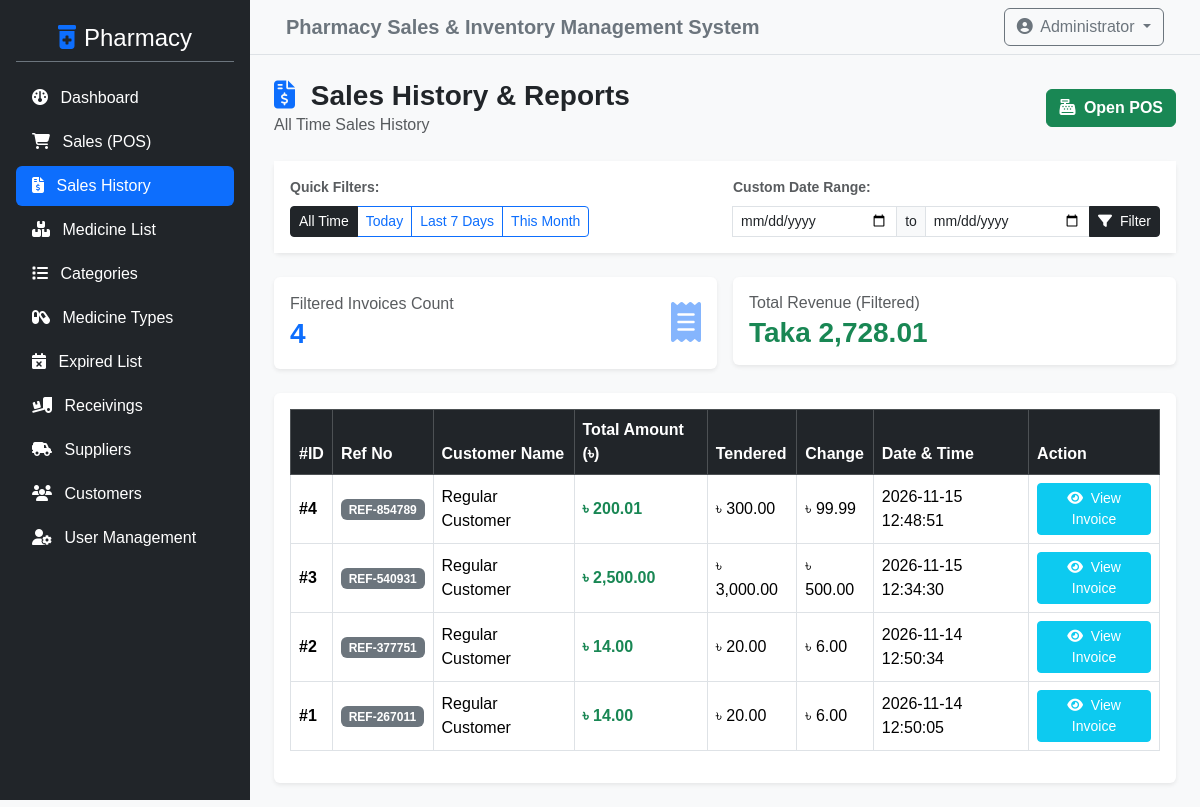
/admin/sales.php (signed in), run on an earlier commit of the app's database.
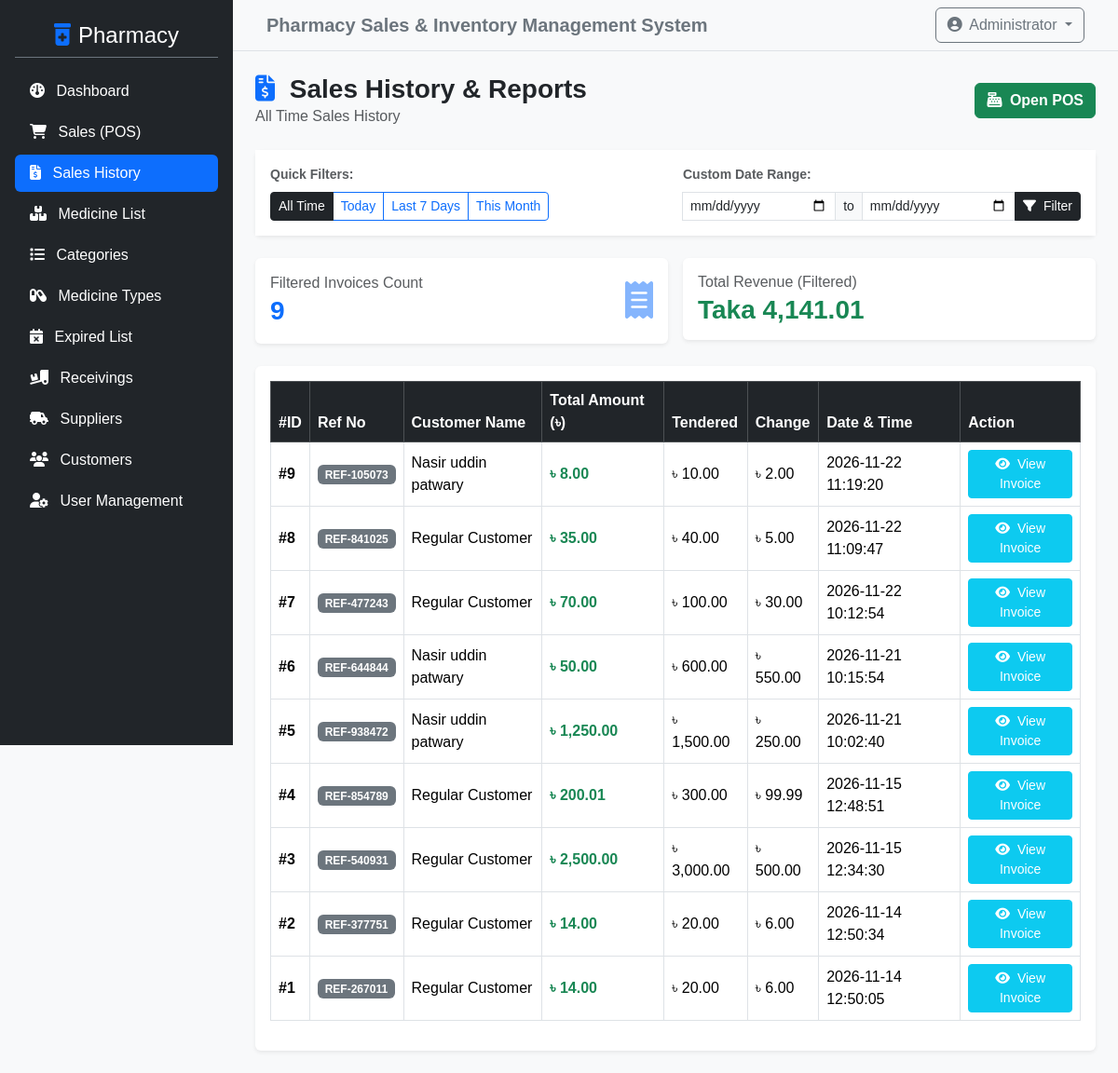
And on a later commit of the database.
### tables this page shows
CREATE TABLE `sales_list` (
  `id` int NOT NULL,
  `ref_no` varchar(100) DEFAULT NULL,
  `customer_id` int NOT NULL DEFAULT '0',
  `total_amount` double NOT NULL,
  `amount_tendered` double NOT NULL,
  `amount_change` double NOT NULL,
  `date_updated` datetime NOT NULL DEFAULT CURRENT_TIMESTAMP ON UPDATE CURRENT_TIMESTAMP,
  `date_created` datetime DEFAULT CURRENT_TIMESTAMP
);

CREATE TABLE `customer_list` (
  `id` int NOT NULL,
  `name` text NOT NULL,
  `contact` varchar(30) NOT NULL,
  `address` text NOT NULL,
  `phone` varchar(50) DEFAULT NULL
);

### admin/sales.php (the view, shortened to what this page needs)
<?php
include '../config/db_connect.php';
$filter = $_GET['filter'] ?? 'all';
$start_date = $_GET['start_date'] ?? '';
$end_date = $_GET['end_date'] ?? '';
$where_sql = "1=1";
$report_title = "All Time Sales History";
$sql = "SELECT s.*, c.name as customer_name, c.phone as customer_phone
        FROM sales_list s
        LEFT JOIN customer_list c ON s.customer_id = c.id
        WHERE $where_sql
        ORDER BY s.id DESC";
$result = $conn->query($sql);
$total_sales_count = $result ? $result->num_rows : 0;
$rev_sql = "SELECT SUM(s.total_amount) as total_rev FROM sales_list s WHERE $where_sql";
$rev_res = $conn->query($rev_sql);
$filtered_revenue = ($rev_res) ? $rev_res->fetch_assoc()['total_rev'] ?? 0 : 0;
?>
<?php include '../includes/header.php'; ?>
<div class="d-flex">
    <?php include '../includes/sidebar.php'; ?>
    <div class="w-100 bg-light min-vh-100">
        <?php include '../includes/topbar.php'; ?>
        <div class="container-fluid p-4">
            <div class="d-flex justify-content-between align-items-center mb-4">
                <div>
                    <h3 class="fw-bold mb-0"><i class="fa-solid fa-file-invoice-dollar me-2 text-primary"></i> Sales History & Reports</h3>
                    <p class="text-muted mb-0"><?php echo $report_title; ?></p>
                </div>
                <a href="pos.php" class="btn btn-success fw-bold"><i class="fa-solid fa-cash-register me-1"></i> Open POS</a>
            </div>
            <div class="card shadow-sm border-0 mb-4">
                <div class="card-body bg-white">
                    <form method="GET" action="" class="row g-3 align-items-center">
                        <div class="col-lg-6">
                            <label class="form-label fw-bold text-muted small d-block">Quick Filters:</label>
                            <div class="btn-group" role="group">
                                <a href="sales.php?filter=all" class="btn btn-outline-dark btn-sm <?php echo ($filter == 'all') ? 'active' : ''; ?>">All Time</a>
                                <a href="sales.php?filter=today" class="btn btn-outline-primary btn-sm <?php echo ($filter == 'today') ? 'active' : ''; ?>">Today</a>
                                <a href="sales.php?filter=7days" class="btn btn-outline-primary btn-sm <?php echo ($filter == '7days') ? 'active' : ''; ?>">Last 7 Days</a>
                                <a href="sales.php?filter=month" class="btn btn-outline-primary btn-sm <?php echo ($filter == 'month') ? 'active' : ''; ?>">This Month</a>
                            </div>
                        </div>
                        <div class="col-lg-6">
                            <label class="form-label fw-bold text-muted small d-block">Custom Date Range:</label>
                            <div class="input-group input-group-sm">
                                <input type="date" name="start_date" class="form-control" value="<?php echo htmlspecialchars($start_date); ?>" required>
                                <span class="input-group-text bg-light">to</span>
                                <input type="date" name="end_date" class="form-control" value="<?php echo htmlspecialchars($end_date); ?>" required>
                                <button type="submit" class="btn btn-dark"><i class="fa-solid fa-filter me-1"></i> Filter</button>
                            </div>
                        </div>
                    </form>
                </div>
            </div>
            <div class="row g-3 mb-4">
                <div class="col-md-6">
                    <div class="card shadow-sm border-0 bg-white p-3">
                        <div class="d-flex justify-content-between align-items-center">
                            <div>
                                <h6 class="text-muted mb-1">Filtered Invoices Count</h6>
                                <h3 class="fw-bold text-primary mb-0"><?php echo number_format($total_sales_count); ?></h3>
                            </div>
                            <div class="fs-1 text-primary opacity-50"><i class="fa-solid fa-receipt"></i></div>
                        </div>
                    </div>
                </div>
                <div class="col-md-6">
                    <div class="card shadow-sm border-0 bg-white p-3">
                        <div class="d-flex justify-content-between align-items-center">
                            <div>
                                <h6 class="text-muted mb-1">Total Revenue (Filtered)</h6>
                                <h3 class="fw-bold text-success mb-0">Taka <?php echo number_format($filtered_revenue, 2); ?></h3>
                            </div>
                        </div>
                    </div>
                </div>
            </div>
            <div class="card shadow-sm border-0">
                <div class="card-body">
                    <div class="table-responsive">
                        <table class="table table-bordered table-hover align-middle">
                            <thead class="table-dark">
                                <tr>
                                    <th>#ID</th>
                                    <th>Ref No</th>
                                    <th>Customer Name</th>
                                    <th>Total Amount (৳)</th>
                                    <th>Tendered</th>
                                    <th>Change</th>
                                    <th>Date & Time</th>
                                    <th>Action</th>
                                </tr>
                            </thead>
                            <tbody>
                                <?php if ($result && $result->num_rows > 0): ?>
                                    <?php while ($row = $result->fetch_assoc()): ?>
                                        <tr>
                                            <td class="fw-bold">#<?php echo $row['id']; ?></td>
                                            <td><span class="badge bg-secondary"><?php echo htmlspecialchars($row['ref_no'] ?? 'N/A'); ?></span></td>
                                            <td><?php echo htmlspecialchars($row['customer_name'] ?? 'Walk-in Customer'); ?></td>
                                            <td class="fw-bold text-success">৳ <?php echo number_format($row['total_amount'], 2); ?></td>
                                            <td>৳ <?php echo number_format($row['amount_tendered'], 2); ?></td>
                                            <td>৳ <?php echo number_format($row['amount_change'], 2); ?></td>
                                            <td><?php echo htmlspecialchars($row['date_created']); ?></td>
                                            <td>
                                                <a href="view_sale.php?id=<?php echo $row['id']; ?>" class="btn btn-sm btn-info text-white"><i class="fa-solid fa-eye me-1"></i> View Invoice</a>
                                            </td>
                                        </tr>
                                    <?php endwhile; ?>
                                <?php else: ?>
                                    <tr>
                                        <td colspan="8" class="text-center text-muted py-4">No sales records found for the selected range.</td>
                                    </tr>
                                <?php endif; ?>
                            </tbody>
                        </table>
                    </div>
                </div>
            </div>
        </div>
    </div>
</div>
<?php include '../includes/footer.php'; ?>

### includes/header.php (shortened to what this page needs)
<!DOCTYPE html>
<html lang="en">
<head>
    <link href="https://cdn.jsdelivr.net/npm/bootstrap@5.3.2/dist/css/bootstrap.min.css" rel="stylesheet">
    <link rel="stylesheet" href="https://cdnjs.cloudflare.com/ajax/libs/font-awesome/6.4.2/css/all.min.css">
    <link rel="stylesheet" href="../assets/css/style.css">
</head>
<body>

### includes/sidebar.php
<?php
$current_page = basename($_SERVER['PHP_SELF']);
$user_role = intval($_SESSION['user_type'] ?? 1);
?>
<div class="bg-dark text-white p-3 sidebar position-fixed top-0 start-0 vh-100 overflow-y-auto" style="width: 250px; z-index: 1000;">
    <h4 class="text-center py-2 border-bottom border-secondary mb-3">
        <i class="fa-solid fa-prescription-bottle-medical text-primary me-2"></i>Pharmacy
    </h4>
    <ul class="nav nav-pills flex-column">
        <li class="nav-item mb-1">
            <a href="dashboard.php" class="nav-link text-white <?php echo ($current_page == 'dashboard.php') ? 'active bg-primary' : ''; ?>">
                <i class="fa-solid fa-gauge me-2"></i> Dashboard
            </a>
        </li>
        <li class="nav-item mb-1">
            <a href="pos.php" class="nav-link text-white <?php echo ($current_page == 'pos.php') ? 'active bg-primary' : ''; ?>">
                <i class="fa-solid fa-cart-shopping me-2"></i> Sales (POS)
            </a>
        </li>
        <li class="nav-item mb-1">
            <a href="sales.php" class="nav-link text-white <?php echo in_array($current_page, ['sales.php', 'view_sale.php']) ? 'active bg-primary' : ''; ?>">
                <i class="fa-solid fa-file-invoice-dollar me-2"></i> Sales History
            </a>
        </li>
        <?php if (in_array($user_role, [1, 3])): ?>
            <li class="nav-item mb-1">
                <a href="medicines.php" class="nav-link text-white <?php echo in_array($current_page, ['medicines.php', 'add_medicine.php', 'edit_medicine.php']) ? 'active bg-primary' : ''; ?>">
                    <i class="fa-solid fa-boxes-stacked me-2"></i> Medicine List
                </a>
            </li>
            <li class="nav-item mb-1">
                <a href="categories.php" class="nav-link text-white <?php echo ($current_page == 'categories.php') ? 'active bg-primary' : ''; ?>">
                    <i class="fa-solid fa-list me-2"></i> Categories
                </a>
            </li>
            <li class="nav-item mb-1">
                <a href="medicine_types.php" class="nav-link text-white <?php echo ($current_page == 'medicine_types.php') ? 'active bg-primary' : ''; ?>">
                    <i class="fa-solid fa-capsules me-2"></i> Medicine Types
                </a>
            </li>
            <li class="nav-item mb-1">
                <a href="expired_list.php" class="nav-link text-white <?php echo ($current_page == 'expired_list.php') ? 'active bg-primary' : ''; ?>">
                    <i class="fa-solid fa-calendar-xmark me-2"></i> Expired List
                </a>
            </li>
        <?php endif; ?>
        <?php if ($user_role == 1): ?>
            <li class="nav-item mb-1">
                <a href="receivings.php" class="nav-link text-white <?php echo in_array($current_page, ['receivings.php', 'add_receiving.php', 'view_receiving.php']) ? 'active bg-primary' : ''; ?>">
                    <i class="fa-solid fa-truck-ramp-box me-2"></i> Receivings
                </a>
            </li>
            <li class="nav-item mb-1">
                <a href="suppliers.php" class="nav-link text-white <?php echo ($current_page == 'suppliers.php') ? 'active bg-primary' : ''; ?>">
                    <i class="fa-solid fa-truck-field me-2"></i> Suppliers
                </a>
            </li>
            <li class="nav-item mb-1">
                <a href="customers.php" class="nav-link text-white <?php echo ($current_page == 'customers.php') ? 'active bg-primary' : ''; ?>">
                    <i class="fa-solid fa-users me-2"></i> Customers
                </a>
            </li>
            <li class="nav-item mb-1">
                <a href="users.php" class="nav-link text-white <?php echo ($current_page == 'users.php') ? 'active bg-primary' : ''; ?>">
                    <i class="fa-solid fa-user-gear me-2"></i> User Management
                </a>
            </li>
        <?php endif; ?>
    </ul>
</div>

### includes/topbar.php (shortened to what this page needs)
<nav class="navbar navbar-expand-lg navbar-light bg-light border-bottom px-4">
    <div class="container-fluid">
        <span class="navbar-brand mb-0 h1 fw-bold text-secondary">
            Pharmacy Sales & Inventory Management System
        </span>
        <div class="d-flex align-items-center">
            <div class="dropdown">
                <button class="btn btn-outline-secondary dropdown-toggle" type="button" id="userDropdown" data-bs-toggle="dropdown" aria-expanded="false">
                    <i class="fa-solid fa-user-circle me-1"></i> Administrator
                </button>
            </div>
        </div>
    </div>
</nav>

### includes/footer.php (shortened to what this page needs)
</body>
</html>

### assets/css/style.css (style rules this page uses)
body { font-family: 'Segoe UI', Tahoma, Geneva, Verdana, sans-serif; background-color: #f8f9fa; }
body { background-color: #f8f9fa; font-family: Arial, sans-serif; }

### includes/header.php (style rules this page uses)
.sidebar + .w-100, .sidebar + .flex-grow-1 { margin-left: 250px; min-width: 0; }

What changed in the data, as far as the page shows it:
added sales_list: id "9", ref_no "REF-105073", customer_list.name "Nasir uddin patwary", total_amount "8.00", amount_tendered "10.00", amount_change "2.00", date_created "2026-11-22 11:19:20"
added sales_list: id "8", ref_no "REF-841025", customer_list.name "Regular Customer", total_amount "35.00", amount_tendered "40.00", amount_change "5.00", date_created "2026-11-22 11:09:47"
added sales_list: id "7", ref_no "REF-477243", customer_list.name "Regular Customer", total_amount "70.00", amount_tendered "100.00", amount_change "30.00", date_created "2026-11-22 10:12:54"
added sales_list: id "6", ref_no "REF-644844", customer_list.name "Nasir uddin patwary", total_amount "50.00", amount_tendered "600.00", amount_change "550.00", date_created "2026-11-21 10:15:54"
added sales_list: id "5", ref_no "REF-938472", customer_list.name "Nasir uddin patwary", total_amount "1,250.00", amount_tendered "1,500.00", amount_change "250.00", date_created "2026-11-21 10:02:40"
Also different on the page:
$total_sales_count: "4" → "9"
$filtered_revenue: "2,728.01" → "4,141.01"
